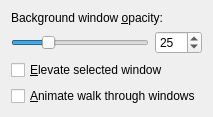
<ui version="4.0" >
 <class>KWin::BoxSwitchEffectConfigForm</class>
 <widget class="QWidget" name="KWin::BoxSwitchEffectConfigForm" >
  <property name="geometry" >
   <rect>
    <x>0</x>
    <y>0</y>
    <width>213</width>
    <height>110</height>
   </rect>
  </property>
  <layout class="QGridLayout" name="gridLayout" >
   <item row="0" column="0" colspan="2" >
    <widget class="QLabel" name="label" >
     <property name="text" >
      <string>Background window &amp;opacity:</string>
     </property>
     <property name="buddy" >
      <cstring>opacitySpin</cstring>
     </property>
    </widget>
   </item>
   <item row="2" column="0" colspan="2" >
    <widget class="QCheckBox" name="elevateBox" >
     <property name="text" >
      <string>&amp;Elevate selected window</string>
     </property>
    </widget>
   </item>
   <item row="3" column="0" colspan="2" >
    <widget class="QCheckBox" name="animateBox" >
     <property name="text" >
      <string>&amp;Animate walk through windows</string>
     </property>
    </widget>
   </item>
   <item row="1" column="0" >
    <widget class="QSlider" name="opacitySlider" >
     <property name="minimum" >
      <number>1</number>
     </property>
     <property name="maximum" >
      <number>100</number>
     </property>
     <property name="value" >
      <number>25</number>
     </property>
     <property name="orientation" >
      <enum>Qt::Horizontal</enum>
     </property>
    </widget>
   </item>
   <item row="1" column="1" >
    <widget class="QSpinBox" name="opacitySpin" >
     <property name="minimum" >
      <number>1</number>
     </property>
     <property name="maximum" >
      <number>100</number>
     </property>
     <property name="value" >
      <number>25</number>
     </property>
    </widget>
   </item>
  </layout>
 </widget>
 <tabstops>
  <tabstop>opacitySlider</tabstop>
  <tabstop>opacitySpin</tabstop>
  <tabstop>elevateBox</tabstop>
  <tabstop>animateBox</tabstop>
 </tabstops>
 <resources/>
 <connections>
  <connection>
   <sender>opacitySpin</sender>
   <signal>valueChanged(int)</signal>
   <receiver>opacitySlider</receiver>
   <slot>setValue(int)</slot>
   <hints>
    <hint type="sourcelabel" >
     <x>193</x>
     <y>52</y>
    </hint>
    <hint type="destinationlabel" >
     <x>128</x>
     <y>46</y>
    </hint>
   </hints>
  </connection>
  <connection>
   <sender>opacitySlider</sender>
   <signal>valueChanged(int)</signal>
   <receiver>opacitySpin</receiver>
   <slot>setValue(int)</slot>
   <hints>
    <hint type="sourcelabel" >
     <x>69</x>
     <y>45</y>
    </hint>
    <hint type="destinationlabel" >
     <x>200</x>
     <y>42</y>
    </hint>
   </hints>
  </connection>
 </connections>
</ui>
